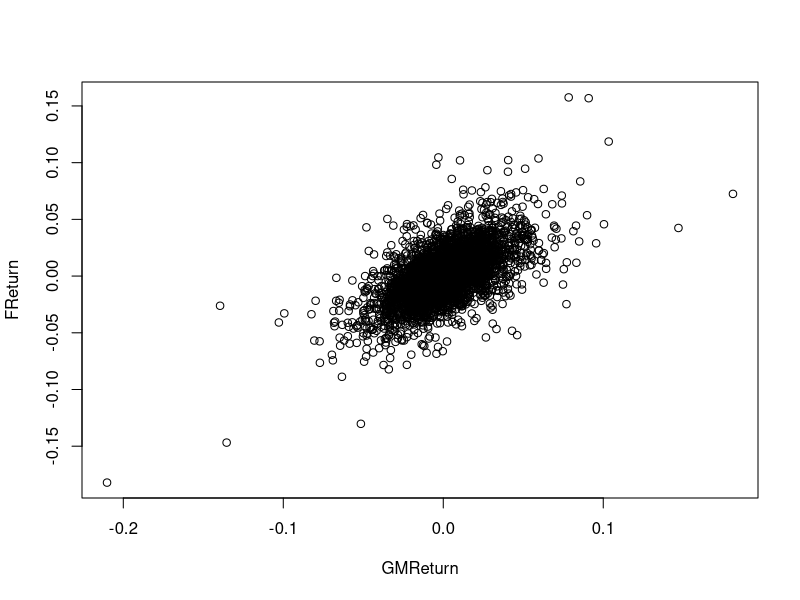
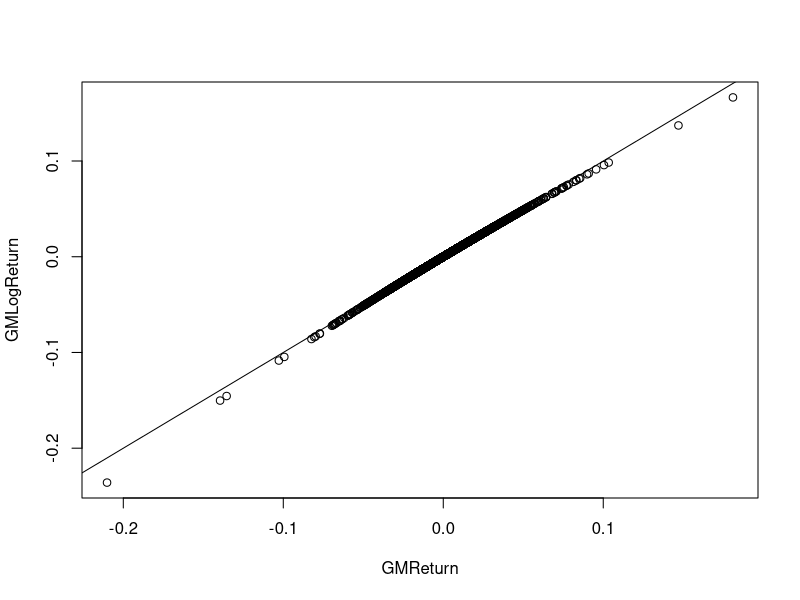

Generate these figures, in order, with R:
## ---- chunk 1
knitr::opts_chunk$set(echo = TRUE)
## ---- chunk 2
setwd("C:/Users/cheny/Desktop/study/second term/Statistical Method In Finance/week one")
dat = read.csv("Stock_FX_Bond.csv")
## ---- chunk 3
attach(dat)
n=dim(dat)[1]
# calculate the net return
GMReturn=GM_AC[2:n]/GM_AC[1:(n-1)]-1
FReturn=F_AC[2:n]/F_AC[1:(n-1)]-1
par(mfrow=c(1,1))
plot(GMReturn,FReturn)
## ---- chunk 4
cor(GMReturn,FReturn)
## ---- chunk 5
GMLogReturn = log( 1 + GMReturn )
plot( GMReturn, GMLogReturn )
abline(a=0,b=1)
cor( GMReturn, GMLogReturn )

## ---- chunk 6
niter=1e5          #number of iterations 
below=rep(0,niter) #set up storage set.seed(2009)
for(i in 1:niter){
        r=rnorm(45,mean=.05/253,sd=.23/sqrt(253))    #generate random numbers
        logPrice=log(1e6)+cumsum(r)
        minlogP=min(logPrice) #minimum price over next 45 days 
        below[i]=as.numeric(minlogP<log(950000))
}
mean(below)
